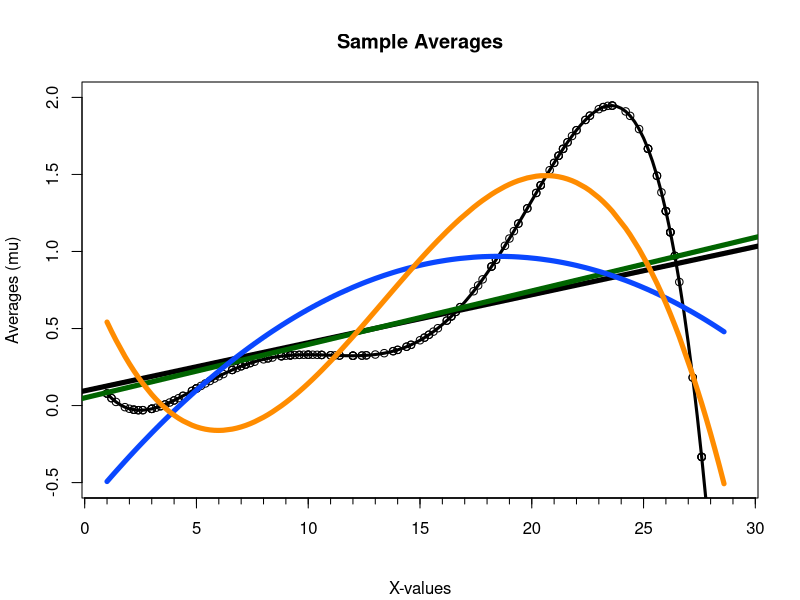

Recreate this plot in R.
#x-value range increments with 0.2
x <- seq(1,29,0.2)

#the actual function
real <- function(x){
  y <- ((-(1*10^-5))*x^5 + 0.0006*x^4 - 0.0125*x^3 + 0.11*x^2 - 0.35*x +0.33)
  y <- y
}

y = real(x)

plot(x,y, axes=T, ylim=c(-0.5,2), typ ='l', ann=F, lwd=3)
par(tcl= -0.3, bg= "aliceblue")
axis(1, at=seq(0,30, by=1),labels=F,lwd=1,lwd.ticks=1)

title(main="Sample Averages", sub="X-values", ylab="Averages (mu)")

#real function
real.function = lm(y~x)
abline(real.function, col="black", lwd=5)

xAll = vector()
yAll = vector()


oneSample <- function(x,n){
  mat = matrix(, nrow=n+1, ncol=2)
  mat2 = matrix(, nrow=n+1, ncol=3)
  mat3 = matrix(, nrow=n+1, ncol=4)
  for (i in 1:n){
    xSample <- sample(x, 20, replace=TRUE, prob = NULL)    
    
    #order samples (otherwise messy lines)
    xSample <- sort(xSample, decreasing=FALSE)
    ySample <- real(xSample)
    
    #points(xSample,ySample) is a test if the points are actually on the line
    points(xSample,ySample)
    linear.model = lm(ySample~xSample)
    #abline(linear.model, col="red", lwd=1)
    mat[i,]=coef(linear.model)
    
    fit2 <- lm(ySample~xSample + I(xSample^2))
    #show the individual lines of the second order regression lines
    #points(xSample, predict(fit2), type="l", col="#FF0A85", lwd=1)
    mat2[i,]=coef(fit2)
    
    fit3 <- lm(ySample~xSample + I(xSample^2) + I(xSample^3))
    #show the individual lines of the third order regression lines
    #points(xSample,predict(fit3), type="l", col="#66FF33", lwd=1)
    mat3[i,]=coef(fit3)
    
    #Defines all the x-values from the samples and sorts them for smooth lines
    xAll = c(xAll, xSample)
    xAll = sort(xAll)
    yAll = real(xAll)
    
  }
  #Linear regression lines
  avgReg = lm(yAll~xAll)
  if (n==10) {
    abline(lin.reg <- avgReg, col="darkgreen", lwd=5)
    mat[11,] = coef(lin.reg)
  }
  #if (n ==25) {
  #  abline(lin.reg <- avgReg, col="darkgreen", lwd=5)
  #  mat[26,] = coef(lin.reg)
  #}
  #if (n == 250) {
  #  abline(lin.reg <- avgReg, col="darkgreen", lwd=5)
  #  mat[251,] = coef(lin.reg)
  #}
  #quadratic regression lines
  xAll2 = xAll^2
  avgReg2 = lm(yAll~xAll + I(xAll2))
  if (n==10) {
    lines(xAll, predict(avgReg2), col="#0A47FF", lwd=5)
    mat2[11,] = coef(avgReg2)
  }
  #if (n ==25) {
  #  lines(xAll, predict(avgReg2), col="#0A47FF", lwd=5)
  #  mat2[26,] = coef(avgReg2)
  #}
  #if (n == 250) {
  #  lines(xAll, predict(avgReg2), col="#0A47FF", lwd=5)
  #  mat2[251,] = coef(avgReg2)
  #}
  #cubic regression lines
  xAll2 = xAll^2
  xAll3 = xAll^3
  avgReg3 = lm(yAll~xAll + I(xAll2) + I(xAll3))
  if (n==10) {
    lines(xAll, predict(avgReg3), col="darkorange", lwd=5)
    mat3[11,] =coef(avgReg3)
  }
  #if (n ==25) {
  #  lines(xAll, predict(avgReg3), col="darkorange", lwd=5)
  #  mat3[26,] = coef(avgReg3)
  #}
  #if (n == 250) {
  #  lines(xAll, predict(avgReg3), col="darkorange", lwd=5)
  #  mat3[251,] =coef(avgReg3)
  }
  #return(mat)
  #return(mat2)
  #return(mat3)
#}

#run the function
tenSamples = oneSample(x,10)
#twentyfiveSamples = oneSample(x,25)
#twofiftySamples = oneSample(x,250)
